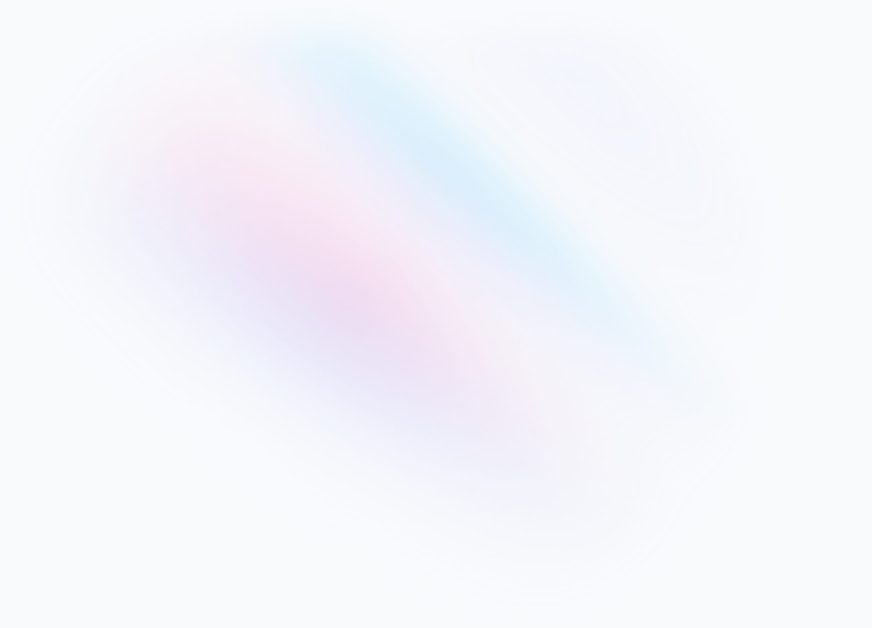
#> input picture app/react-front/imgs/beams.jpg, 2616 x 1884 px (shown at 1/3 size)
$ python ascii-art.py ../imgs/beams.jpg 100   (older library calls are emulated)
#> lines starting #> are read from the running program, lines starting #| are printed output that depends on the picture
import sys
import numpy as np
from PIL import Image

# Contrast on a scale -10 -> 10
contrast = 10
density = ('$@B%8&WM#*oahkbdpqwmZO0QLCJUYXzcvunxrjft/\|'
           '()1{}[]?-_+~<>i!lI;:,"^`\'.            ')
density = density[:-11+contrast]
n = len(density)

img_name = sys.argv[1]
try:
    width = int(sys.argv[2])
except IndexError:
    # Default ASCII image width.
    width = 100

# Read in the image, convert to greyscale.
img = Image.open(img_name)
#> img is the input picture: PIL image 2616x1884 RGB; mean R, G, B 245.4, 245.6, 251.2
img = img.convert('L')
#> img: PIL image 2616x1884 L
# Resize the image as required.
orig_width, orig_height = img.size
#> orig_width = 2616; orig_height = 1884
r = orig_height / orig_width
#> r = 0.72
# The ASCII character glyphs are taller than they are wide. Maintain the aspect
# ratio by reducing the image height.
height = int(width * r * 0.5)
#> height = 36
img = img.resize((width, height), Image.ANTIALIAS)
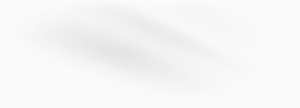
#> img: PIL image 100x36 L (shown 3 times larger); min 229, max 250, mean 246.2

# Now map the pixel brightness to the ASCII density glyphs.
arr = np.array(img)
for i in range(height):
    for j in range(width):
        p = arr[i,j]
        k = int(np.floor(p/256 * n))
        print(density[n-1-k], end='')
    print()
